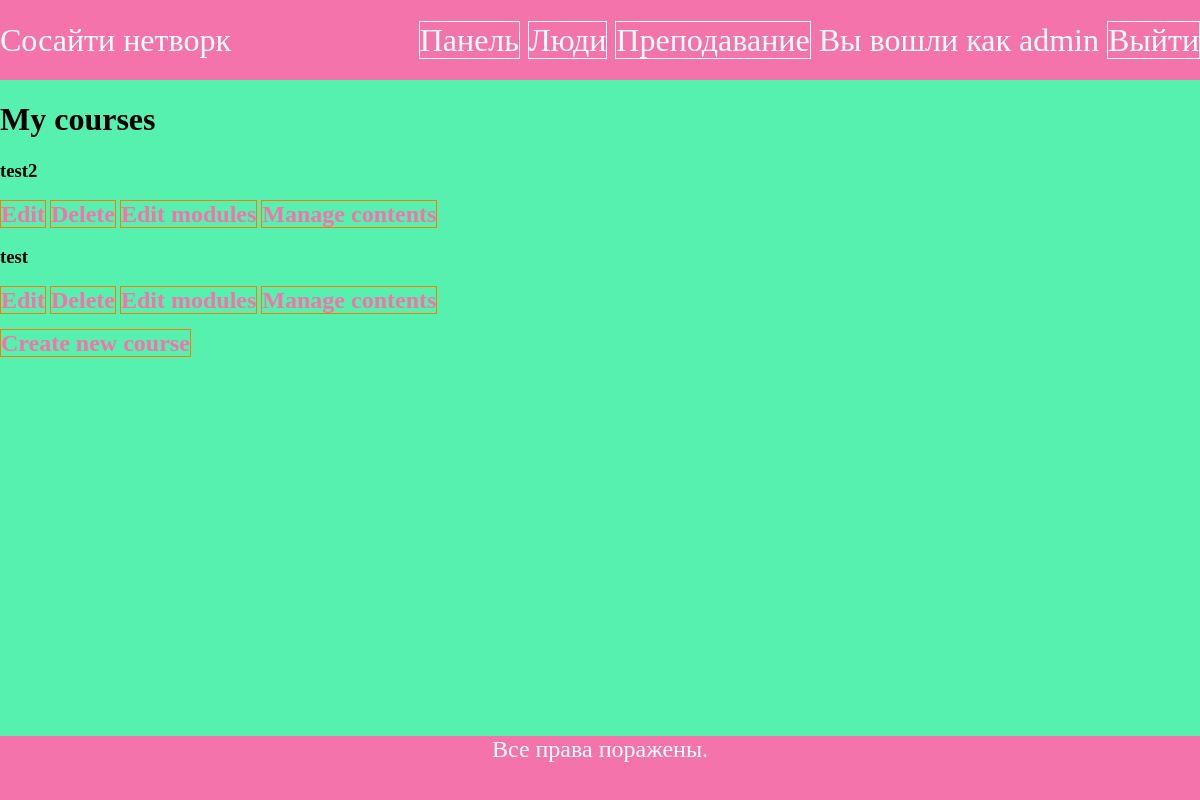
/course/mine/ (signed in), run on the app's committed database.
### courses/models.py (models this page shows, shortened)
class Course(models.Model):
    owner = models.ForeignKey(User,
                              related_name='courses_created',
                              on_delete=models.CASCADE)
    subject = models.ForeignKey(Subject,
                                related_name='courses',
                                on_delete=models.CASCADE)
    title = models.CharField(max_length=200)
    slug = models.SlugField(max_length=200, unique=True)
    overview = models.TextField()
    created = models.DateTimeField(auto_now_add=True)
    students = models.ManyToManyField(User,
                                      related_name='courses_joined',
                                      blank=True)
    class Meta:
        ordering = ['-created']

### courses/views.py (the view)
class ManageCourseListView(OwnerCourseMixin, ListView):
    template_name = 'courses/manage/course/list.html'
    permission_required = 'courses.view_course'

### courses/views.py (called while the page is built)
    def get_queryset(self):
        qs = super().get_queryset()
        return qs.filter(owner=self.request.user)

### courses/templates/courses/manage/course/list.html (shortened to what this page needs)
{% extends "account/base.html" %}
{% block content %}
  <h1>My courses</h1>
  <div class="module">
    {% for course in object_list %}
      <div class="course-info">
        <h3>{{ course.title }}</h3>
        <p>
          <a href="{% url "course_edit" course.slug %}">Edit</a>
          <a href="{% url "course_delete" course.slug %}">Delete</a>
          <a href="{% url "course_module_update" course.slug %}">Edit modules</a>
          {% if course.modules.count > 0 %}
            <a href="{% url "module_content_list" course.modules.first.id %}">Manage contents</a>
          {% endif %}
        </p>
      </div>
    {% empty %}
      <p>You haven't created any courses yet.</p>
    {% endfor %}
    <p>
      <a href="{% url "course_create" %}" class="button">Create new course</a>
    </p>
  </div>
{% endblock %}

### account/templates/account/base.html (shortened to what this page needs)
{% load static %}
<!DOCTYPE html>
<html lang="en">
<head>
    <link rel="stylesheet" href="{% static 'account/css/style.css' %}">
</head>
<body>
    <div class="navbar">
        <div class="logo">Сосайти нетворк</div>
        <div class="menu">
            {% if user.is_authenticated %}
                <a href="{% url 'dashboard' %}">Панель</a>
                <a href="{% url 'users-list' %}">Люди</a>
                <a href="{% url 'manage_course_list' %}">Преподавание</a>
                <span>Вы вошли как {{ user.first_name|default:user.username }}</span>
                <a href="{% url 'logout' %}">Выйти</a>
            {% else %}
                <a href="{% url 'login' %}">Войти</a>
                <a href="{% url 'registration' %}">Регистрация</a>
            {% endif %}
        </div>
    </div>
    <div class="main">
        {% block content %}
        {% endblock %}
    </div>
    <div class="footer">
        <span class="footer-text">Все права поражены.</span>
    </div>
</body>
</html>

### account/static/account/css/style.css (style rules this page uses)
html { overflow-x: hidden; width: 100%; }
.navbar { display: flex; justify-content: space-between; height: 10vh; background-color:#f473ab; font-size: 2em; color: white; align-items: center; }
body { margin: 0; background-color:#57f1af; min-height: 100vh; position: relative; height: 100%; }
.footer { height: 8vh; text-align: center; background-color:#f473ab; position: absolute; bottom: 0; width: 100%; }
.footer-text { color: white; font-size: 1.5em; }
a { text-decoration: none; }
.main a { font-size: 1.5em; border: rgb(255, 123, 0) solid 1px; color: #f473ab; font-weight: 900; }
.navbar a { border: white solid 1px; color: white; }
.main { height: 100%; padding-bottom: 8vh; }

### data on the page
Course: title "test2", shows "Manage contents"
Course: title "test", shows "Manage contents"

### other printed values
{{ user.first_name|default:user.username }} "admin"
